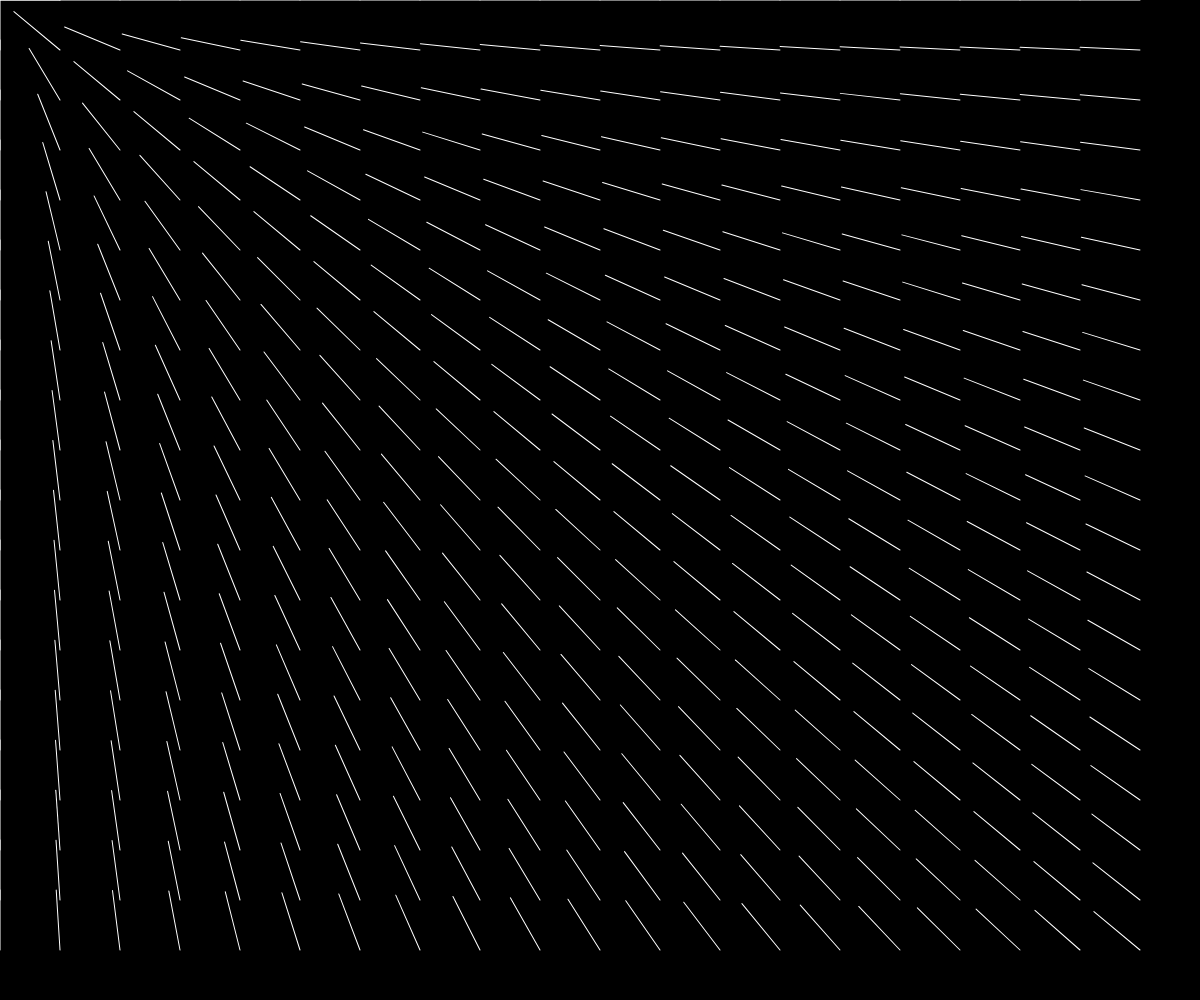
Frame 1 (no input)
Frame 60 (no input): identical to frame 1, image omitted
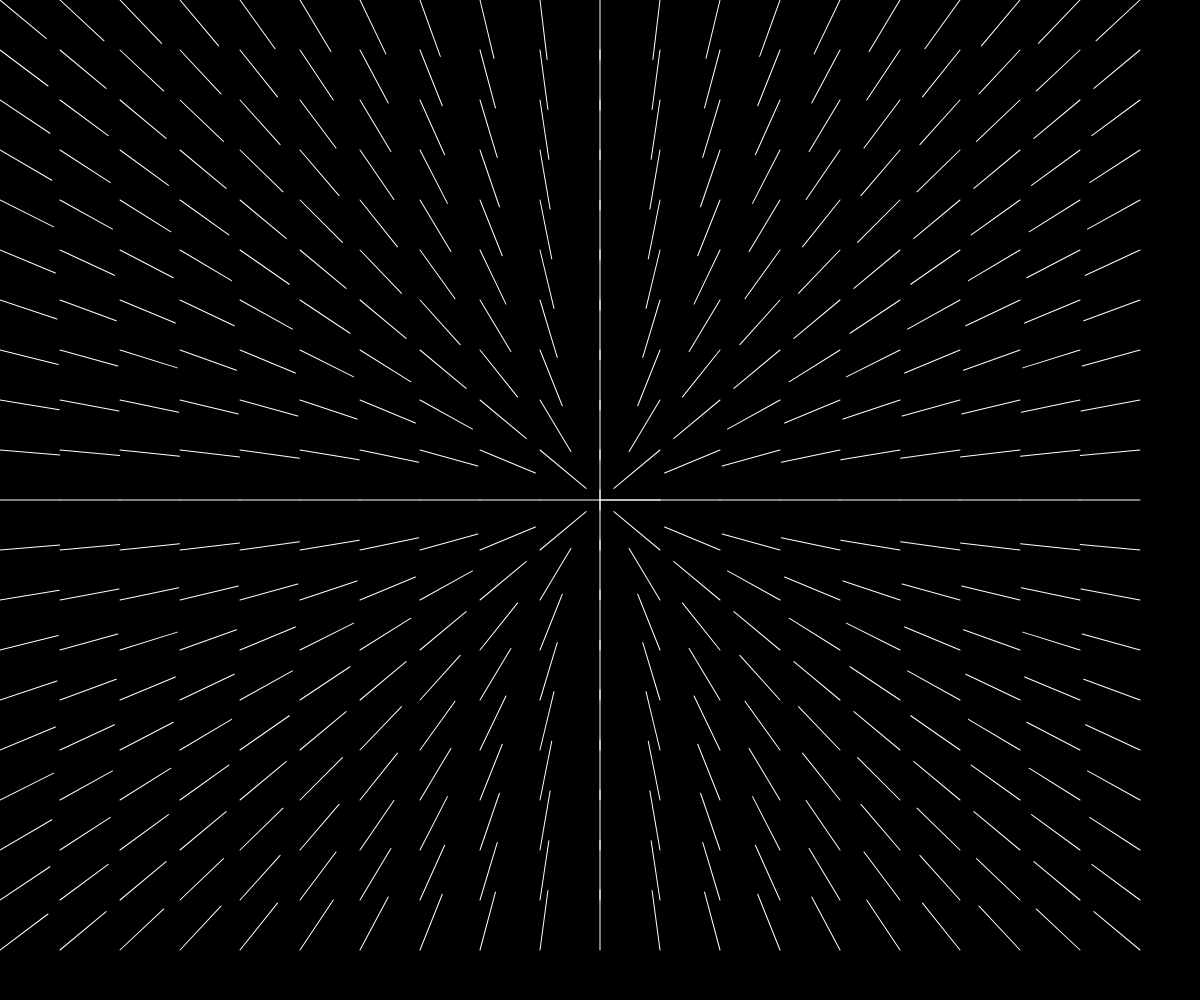
Frame 120 (the mouse pressed at the canvas centre since frame 60)

The p5.js sketch that drew these frames (run headless with seeded random() and noise() and a simulated clock; from frame 60 on, the mouse is pressed at the canvas centre):

// p5.js sketch
// ── sketch.js
let tilesX = 20;
let tilesY = 20;
let gridX, gridY;





function setup() {
  createCanvas(windowWidth, windowHeight);
  gridX = width / tilesX;
  gridY = height / tilesY;
  angleMode(DEGREES);

}

function draw() {
  background(0);
  stroke(255)
  for (let y = 0; y < tilesY; y++) {
    for (let x = 0; x < tilesX; x++) {
      //Winkel zur Maus
      let winkel = atan2(mouseY - (y * gridY), mouseX - (x * gridX));

      //Umrechnung in Rotation JS
      if (winkel < 0) { winkel += 360; }

      
      push();
      translate(x * gridX, y * gridY);
      rotate(winkel);
      line(0, 0, gridX, 0);

      pop();
    }

  }
}
